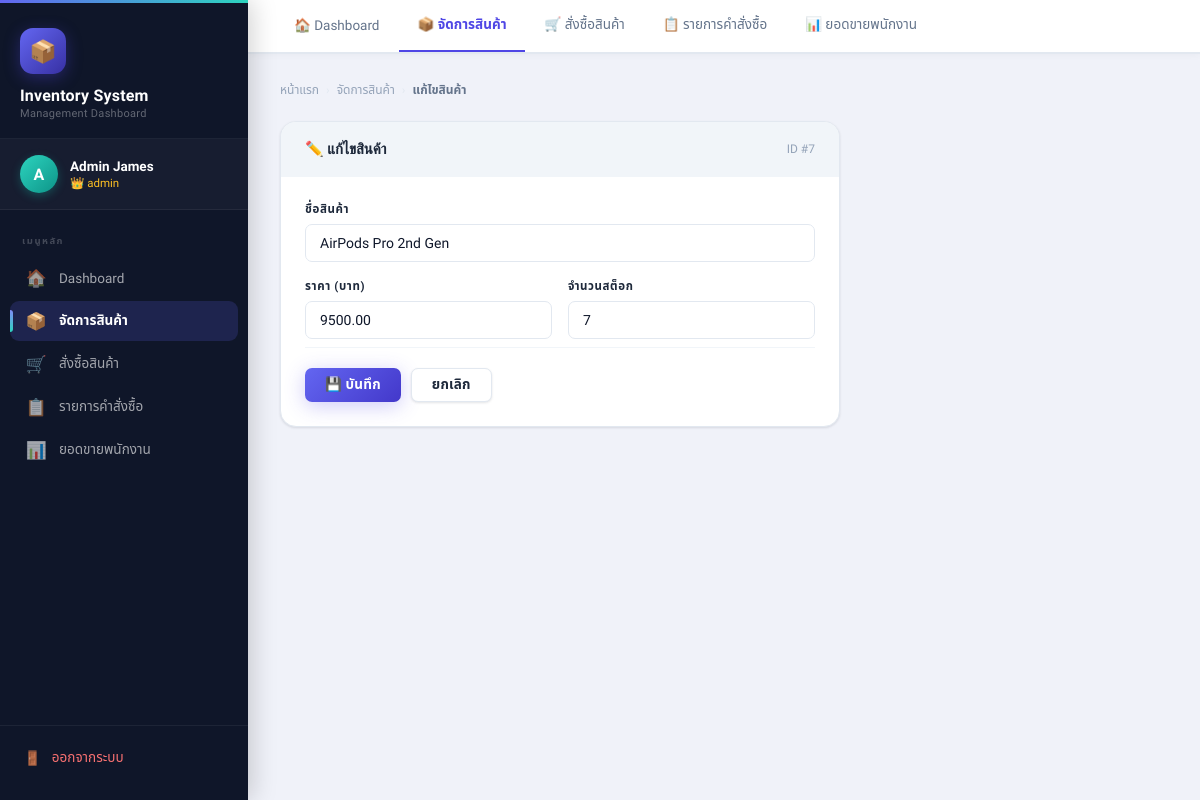
Page /Database/edit_product.php?id=7 (signed in) on the earlier database version.
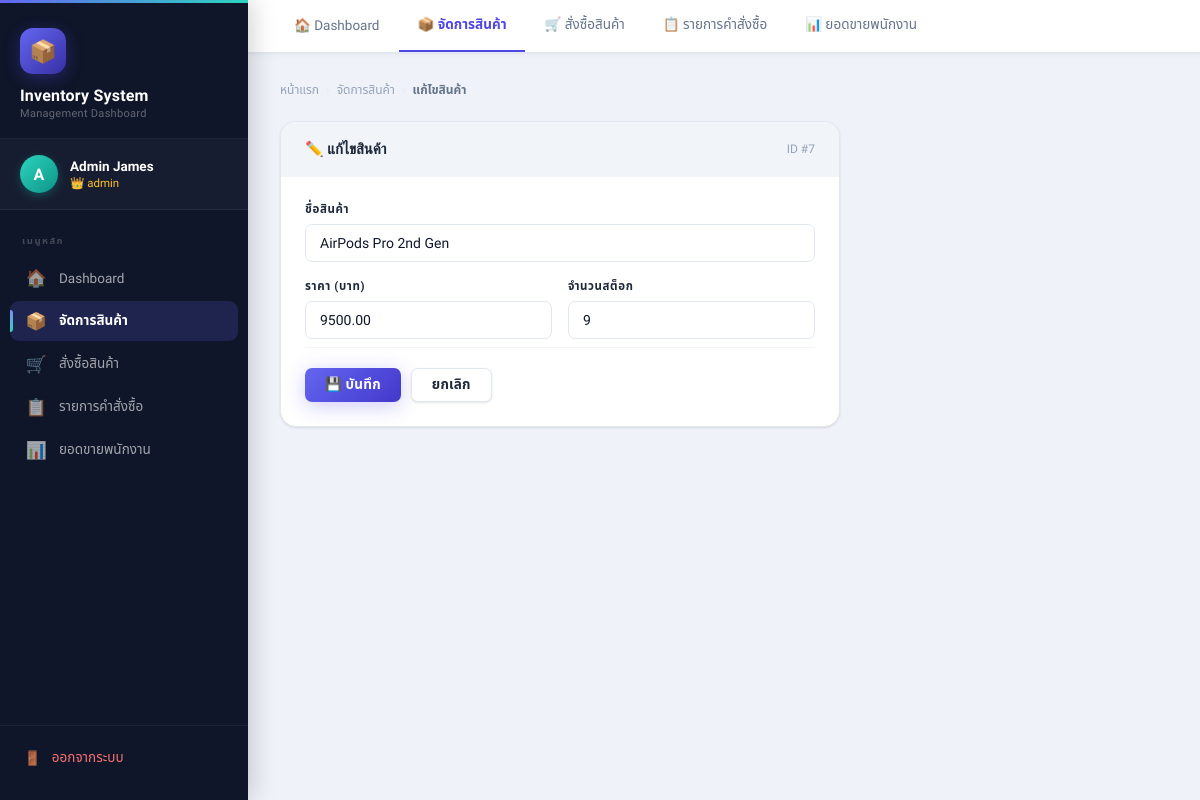
Same page on the later database version.
### tables this page shows
CREATE TABLE `products` (
  `product_id` int(11) NOT NULL,
  `product_name` varchar(150) NOT NULL,
  `price` decimal(12,2) NOT NULL DEFAULT 0.00,
  `stock` int(11) NOT NULL DEFAULT 0,
  `category_id` int(11) DEFAULT NULL,
  `is_active` tinyint(1) NOT NULL DEFAULT 1,
  `created_at` datetime NOT NULL DEFAULT current_timestamp(),
  `updated_at` datetime NOT NULL DEFAULT current_timestamp() ON UPDATE current_timestamp()
);

### Database/edit_product.php (the view, shortened to what this page needs)
<?php
include "db.php";
$user   = $_SESSION['user'];
$id     = (int)$_GET['id'];
$result = $conn->query("SELECT * FROM products WHERE product_id = $id");
$row    = $result->fetch_assoc();
?>
<!DOCTYPE html>
<html lang="th">
<head>
    <link rel="stylesheet" href="../Front/style.css">
</head>
<body class="dashboard-body">
<aside class="sidebar">
    <div class="sidebar-brand">
        <div class="brand-icon">📦</div>
        <div class="brand-title">Inventory System</div>
        <div class="brand-sub">Management Dashboard</div>
    </div>
    <div class="sidebar-user">
        <div class="user-avatar"><?php echo strtoupper(mb_substr($user['name'],0,1)); ?></div>
        <div>
            <div class="user-name"><?php echo htmlspecialchars($user['name']); ?></div>
            <div class="user-role">👑 <?php echo htmlspecialchars($user['role']); ?></div>
        </div>
    </div>
    <nav class="sidebar-nav">
        <div class="nav-label">เมนูหลัก</div>
        <a href="dashboard.php"  class="nav-item"><span class="nav-icon">🏠</span> Dashboard</a>
        <a href="products.php"   class="nav-item active"><span class="nav-icon">📦</span> จัดการสินค้า</a>
        <a href="orders.php"     class="nav-item"><span class="nav-icon">🛒</span> สั่งซื้อสินค้า</a>
        <a href="order_list.php" class="nav-item"><span class="nav-icon">📋</span> รายการคำสั่งซื้อ</a>
        <a href="staff_sales.php" class="nav-item"><span class="nav-icon">📊</span> ยอดขายพนักงาน</a>
    </nav>
    <div class="sidebar-logout">
        <a href="logout.php" class="logout-btn"><span>🚪</span> ออกจากระบบ</a>
    </div>
</aside>
<div class="dash-main">
    <nav class="topnav">
        <a href="dashboard.php"  class="topnav-tab">🏠 Dashboard</a>
        <a href="products.php"   class="topnav-tab active">📦 จัดการสินค้า</a>
        <a href="orders.php"     class="topnav-tab">🛒 สั่งซื้อสินค้า</a>
        <a href="order_list.php" class="topnav-tab">📋 รายการคำสั่งซื้อ</a>
        <a href="staff_sales.php" class="topnav-tab">📊 ยอดขายพนักงาน</a>
    </nav>
    <div class="page-content">
        <div class="breadcrumb">
            <a href="dashboard.php">หน้าแรก</a>
            <span class="sep">›</span>
            <a href="products.php">จัดการสินค้า</a>
            <span class="sep">›</span>
            <span class="current">แก้ไขสินค้า</span>
        </div>
        <div class="card edit-card">
            <div class="card-header">
                <h2>✏️ แก้ไขสินค้า</h2>
                <span style="font-size:12px;color:var(--ink-faint);">ID #<?php echo $row['product_id']; ?></span>
            </div>
            <div class="card-body">
                <form action="update_product.php" method="post">
                    <div class="form-group">
                        <label>ชื่อสินค้า</label>
                        <input class="form-control" type="text" name="name"
                               value="<?php echo htmlspecialchars($row['product_name']); ?>" required>
                    </div>
                    <div class="edit-form-grid">
                        <div class="form-group" style="margin-bottom:0">
                            <label>ราคา (บาท)</label>
                            <input class="form-control" type="number" name="price"
                                   step="0.01" min="0" value="<?php echo $row['price']; ?>" required>
                        </div>
                        <div class="form-group" style="margin-bottom:0">
                            <label>จำนวนสต็อก</label>
                            <input class="form-control" type="number" name="quantity"
                                   min="0" value="<?php echo $row['stock']; ?>" required>
                        </div>
                    </div>
                    <div class="edit-form-actions">
                        <button type="submit" class="btn btn-primary">💾 บันทึก</button>
                        <a href="products.php" class="btn btn-ghost">ยกเลิก</a>
                    </div>
                </form>
            </div>
        </div>
    </div>
</div>
</body>
</html>

Differences in the rows shown:
changed products "AirPods Pro 2nd Gen": quantity "7" → "9"
